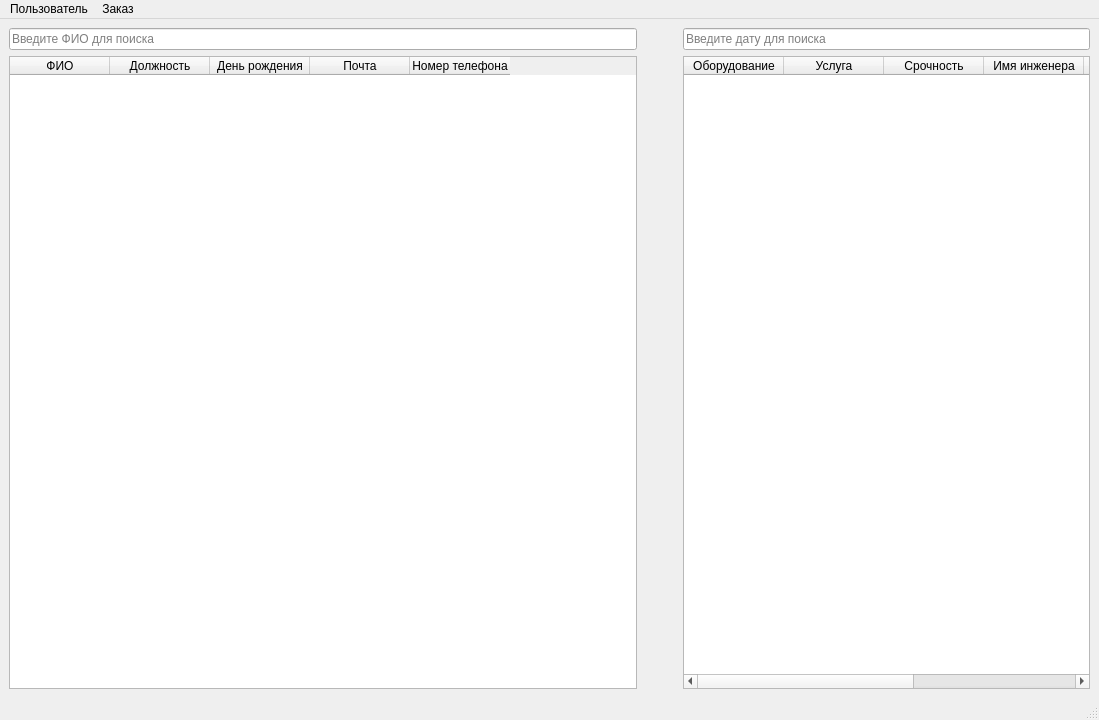
<?xml version="1.0" encoding="UTF-8"?>
<ui version="4.0">
 <class>MainWindow</class>
 <widget class="QMainWindow" name="MainWindow">
  <property name="geometry">
   <rect>
    <x>0</x>
    <y>0</y>
    <width>1099</width>
    <height>720</height>
   </rect>
  </property>
  <property name="windowTitle">
   <string>MainWindow</string>
  </property>
  <widget class="QWidget" name="centralwidget">
   <layout class="QGridLayout" name="gridLayout">
    <item row="0" column="0">
     <layout class="QHBoxLayout" name="horizontalLayout_2">
      <item>
       <layout class="QVBoxLayout" name="verticalLayout">
        <item>
         <widget class="QLineEdit" name="find_c">
          <property name="placeholderText">
           <string>Введите ФИО для поиска</string>
          </property>
         </widget>
        </item>
        <item>
         <widget class="QTableWidget" name="all_c">
          <property name="minimumSize">
           <size>
            <width>628</width>
            <height>0</height>
           </size>
          </property>
          <column>
           <property name="text">
            <string>ФИО</string>
           </property>
          </column>
          <column>
           <property name="text">
            <string>Должность</string>
           </property>
          </column>
          <column>
           <property name="text">
            <string>День рождения</string>
           </property>
          </column>
          <column>
           <property name="text">
            <string>Почта</string>
           </property>
          </column>
          <column>
           <property name="text">
            <string>Номер телефона</string>
           </property>
          </column>
         </widget>
        </item>
       </layout>
      </item>
      <item>
       <layout class="QHBoxLayout" name="horizontalLayout">
        <item>
         <spacer name="horizontalSpacer">
          <property name="orientation">
           <enum>Qt::Horizontal</enum>
          </property>
          <property name="sizeType">
           <enum>QSizePolicy::Fixed</enum>
          </property>
          <property name="sizeHint" stdset="0">
           <size>
            <width>40</width>
            <height>20</height>
           </size>
          </property>
         </spacer>
        </item>
        <item>
         <layout class="QVBoxLayout" name="verticalLayout_2">
          <item>
           <widget class="QLineEdit" name="lineEdit">
            <property name="placeholderText">
             <string>Введите дату для поиска</string>
            </property>
           </widget>
          </item>
          <item>
           <widget class="QTableWidget" name="req_c_table">
            <column>
             <property name="text">
              <string>Оборудование</string>
             </property>
            </column>
            <column>
             <property name="text">
              <string>Услуга</string>
             </property>
            </column>
            <column>
             <property name="text">
              <string>Срочность</string>
             </property>
            </column>
            <column>
             <property name="text">
              <string>Имя инженера</string>
             </property>
            </column>
            <column>
             <property name="text">
              <string>Статус</string>
             </property>
            </column>
            <column>
             <property name="text">
              <string>Дата оформления</string>
             </property>
            </column>
            <column>
             <property name="text">
              <string>Дата завершения</string>
             </property>
            </column>
           </widget>
          </item>
         </layout>
        </item>
       </layout>
      </item>
     </layout>
    </item>
   </layout>
  </widget>
  <widget class="QMenuBar" name="menubar">
   <property name="geometry">
    <rect>
     <x>0</x>
     <y>0</y>
     <width>1099</width>
     <height>25</height>
    </rect>
   </property>
   <widget class="QMenu" name="customer">
    <property name="title">
     <string>Пользователь</string>
    </property>
    <addaction name="menu_save_customer"/>
    <addaction name="menu_delete_customer"/>
    <addaction name="menu_add_customer"/>
   </widget>
   <widget class="QMenu" name="request">
    <property name="title">
     <string>Заказ</string>
    </property>
    <addaction name="menu_save_request"/>
    <addaction name="menu_add_request"/>
   </widget>
   <addaction name="customer"/>
   <addaction name="request"/>
  </widget>
  <widget class="QStatusBar" name="statusbar"/>
  <action name="menu_save_customer">
   <property name="text">
    <string>Сохранить</string>
   </property>
  </action>
  <action name="menu_delete_customer">
   <property name="text">
    <string>Удалить</string>
   </property>
  </action>
  <action name="menu_add_customer">
   <property name="text">
    <string>Добавить нового...</string>
   </property>
  </action>
  <action name="menu_save_request">
   <property name="text">
    <string>Сохранить</string>
   </property>
  </action>
  <action name="menu_add_request">
   <property name="text">
    <string>Добавить новый...</string>
   </property>
   <property name="toolTip">
    <string>Добавить новый...</string>
   </property>
  </action>
 </widget>
 <resources/>
 <connections/>
</ui>
